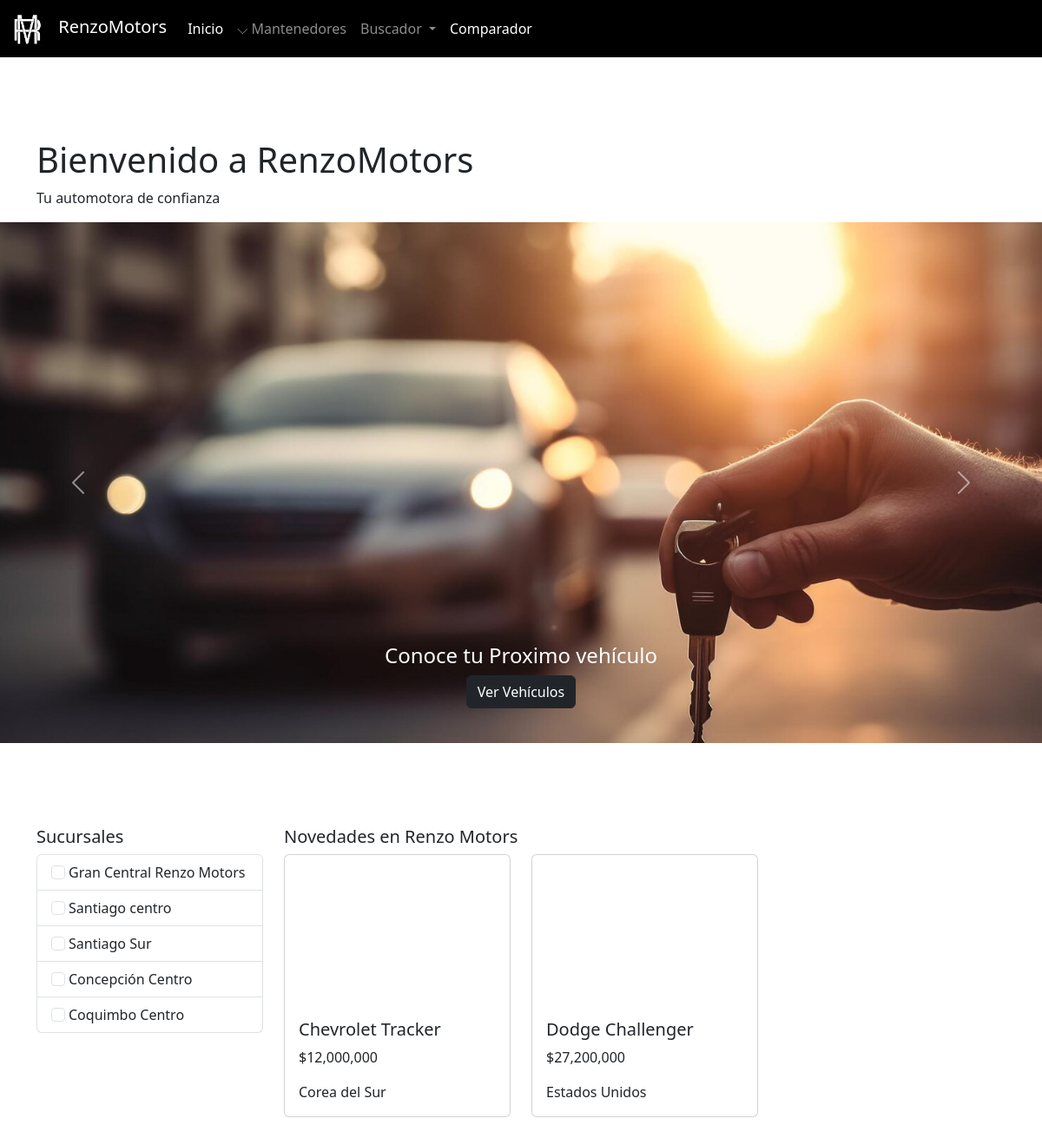
The app's page /admin/indexadmin.php with its own data.
### tables this page shows
CREATE TABLE `sucursal` (
  `id_sucursal` int(11) NOT NULL,
  `encargado_sucursal` varchar(100) NOT NULL,
  `nombre_sucursal` varchar(100) NOT NULL,
  `direccion_sucursal` varchar(100) NOT NULL
);

CREATE TABLE `fotos_vehiculo` (
  `id_foto_vehiculo` int(11) NOT NULL,
  `ruta_foto` varchar(255) NOT NULL,
  `id_vehiculo` int(11) NOT NULL
);

CREATE TABLE `vehiculo` (
  `id_vehiculo` int(11) NOT NULL,
  `nombre_modelo` varchar(100) NOT NULL,
  `precio_modelo` int(11) NOT NULL,
  `estado_vehiculo` enum('usado','nuevo') NOT NULL,
  `descripcion_vehiculo` text NOT NULL,
  `cantidad_vehiculo` int(11) NOT NULL,
  `cantidad_puertas` enum('2','4') NOT NULL,
  `caballos_fuerza` int(11) NOT NULL,
  `id_marca` int(11) NOT NULL,
  `id_anio` int(11) NOT NULL,
  `id_tipo_combustible` int(11) NOT NULL,
  `id_pais` int(11) NOT NULL,
  `id_transmision` int(11) NOT NULL,
  `id_tipo_vehiculo` int(11) NOT NULL,
  `id_tipo_rueda` int(11) NOT NULL
);

CREATE TABLE `pais` (
  `id_pais` int(11) NOT NULL,
  `nombre_pais` varchar(100) NOT NULL
);

### admin/indexadmin.php (the view, shortened to what this page needs)
<?php
include 'navbaradmin.php';
include '../config/conexion.php';
$query_sucursales = "SELECT id_sucursal, nombre_sucursal FROM sucursal";
$resultado_sucursales = mysqli_query($conexion, $query_sucursales);
$query_vehiculos = "SELECT v.id_vehiculo, v.nombre_modelo, v.precio_modelo, p.nombre_pais
                    FROM vehiculo v
                    JOIN pais p ON v.id_pais = p.id_pais";
$resultado_vehiculos = mysqli_query($conexion, $query_vehiculos);
?>
<!DOCTYPE html>
<html lang="es">
<head>
    <link href="https://cdn.jsdelivr.net/npm/bootstrap@5.3.0-alpha3/dist/css/bootstrap.min.css" rel="stylesheet">
</head>
<body class="pt-5 mt-3">
<body>
    <?php
    include('admin/navbaradmin.php');
    ?>
    <div class="container mt-5 pt-5">
        <h1>Bienvenido a RenzoMotors</h1>
        <p>Tu automotora de confianza</p>
    </div>
    <div id="mainCarousel" class="carousel slide" data-bs-ride="carousel">
        <div class="carousel-inner">
            <div class="carousel-item active">
                <img src="../src/images/banner1.jpg" class="d-block w-100" alt="Ver Vehículos">
                <div class="carousel-caption d-none d-md-block ">
                    <H4>Conoce tu Proximo vehículo</H4>
                    <a href="../pages/buscador_vehiculo.php" class="btn btn-dark">Ver Vehículos</a>
                </div>
            </div>
        </div>
        <button class="carousel-control-prev" type="button" data-bs-target="#mainCarousel" data-bs-slide="prev">
            <span class="carousel-control-prev-icon" aria-hidden="true"></span>
        </button>
        <button class="carousel-control-next" type="button" data-bs-target="#mainCarousel" data-bs-slide="next">
            <span class="carousel-control-next-icon" aria-hidden="true"></span>
        </button>
    </div>
<div class="container mt-5 pt-5">
    <div class="row">
        <div class="col-md-3">
            <h5>Sucursales</h5>
            <div class="list-group">
                <?php
                if ($resultado_sucursales->num_rows > 0) {
                    while($row = $resultado_sucursales->fetch_assoc()) {
                        echo '<label class="list-group-item">';
                        echo '<input class="form-check-input me-1" type="checkbox" value="">';
                        echo $row['nombre_sucursal'];
                        echo '</label>';
                    }
                } else {
                    echo "No se encontraron sucursales.";
                }
                ?>
            </div>
        </div>
        <div class="col-md-9">
            <h5>Novedades en Renzo Motors</h5>
            <div class="row">
                <?php
                if ($resultado_vehiculos->num_rows > 0) {
                    while($vehiculo = $resultado_vehiculos->fetch_assoc()) {
                        $id_vehiculo = $vehiculo['id_vehiculo'];
                        $query_fotos = "SELECT ruta_foto FROM fotos_vehiculo WHERE id_vehiculo = $id_vehiculo";
                        $resultado_fotos = mysqli_query($conexion, $query_fotos);
                        echo '<div class="col-md-4 mb-4">';
                        echo '<div class="card h-100">';
                        if (mysqli_num_rows($resultado_fotos) > 0) {
                            echo '<div id="carousel' . $id_vehiculo . '" class="carousel slide h-100" data-bs-ride="carousel">';
                            echo '<div class="carousel-inner h-100">';
                            $active_class = 'active';
                            while ($foto = mysqli_fetch_assoc($resultado_fotos)) {
                                $ruta_foto = 'mantenedores/vehiculo/' . $foto['ruta_foto'];
                                echo '<div class="carousel-item ' . $active_class . ' h-100">';
                                echo "<img src='{$ruta_foto}' class='d-block w-100 h-100 object-fit-cover' alt='Foto del vehículo'>";
                                echo '</div>';
                                $active_class = '';
                            }
                            echo '</div>';
                            echo '<button class="carousel-control-prev" type="button" data-bs-target="#carousel' . $id_vehiculo . '" data-bs-slide="prev">';
                            echo '<span class="carousel-control-prev-icon" aria-hidden="true"></span>';
                            echo '</button>';
                            echo '<button class="carousel-control-next" type="button" data-bs-target="#carousel' . $id_vehiculo . '" data-bs-slide="next">';
                            echo '<span class="carousel-control-next-icon" aria-hidden="true"></span>';
                            echo '</button>';
                            echo '</div>';
                        } else {
                            echo '<img src="car_placeholder.png" class="card-img-top" alt="Vehículo">';
                        }
                        echo '<div class="card-body">';
                        echo '<h5 class="card-title">' . $vehiculo['nombre_modelo'] . '</h5>';
                        echo '<p class="card-text">$' . number_format($vehiculo['precio_modelo']) . '</p>';
                        echo '<p class="card-text">' . $vehiculo['nombre_pais'] . '</p>';
                        echo '</div>';
                        echo '</div></div>';
                    }
                } else {
                    echo "No se encontraron vehículos.";
                }
                ?>
            </div>
        </div>
    </div>
</div>
</body>
</html>

### admin/indexadmin.php (style rules this page uses)
.carousel-item img { width: 100%; height: 600px; object-fit: cover; }

### records on screen
sucursal: nombre_sucursal "Gran Central Renzo Motors"
sucursal: nombre_sucursal "Santiago centro"
sucursal: nombre_sucursal "Santiago Sur"
sucursal: nombre_sucursal "Concepción Centro"
sucursal: nombre_sucursal "Coquimbo Centro"
vehiculo: nombre_modelo "Chevrolet Tracker", precio_modelo "12,000,000", id_pais.nombre_pais "Corea del Sur"
fotos_vehiculo: ruta_foto (picture)
vehiculo: nombre_modelo "Dodge Challenger", precio_modelo "27,200,000", id_pais.nombre_pais "Estados Unidos"
fotos_vehiculo: ruta_foto (picture)
